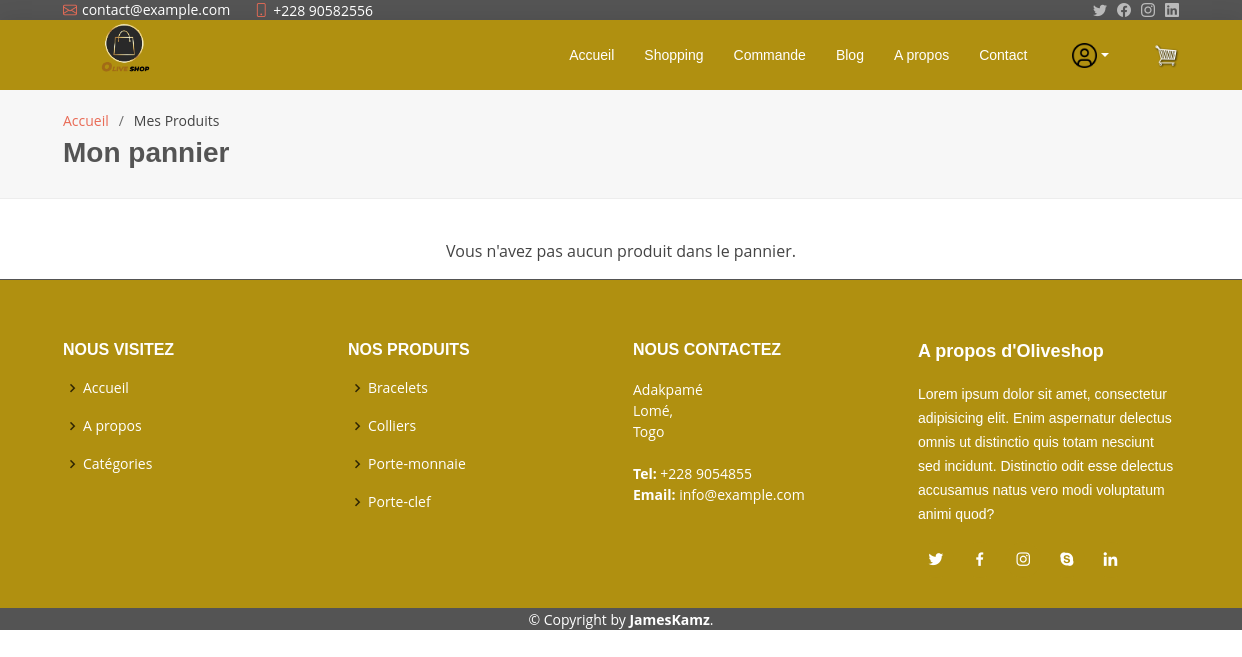
The app's page /cart/ (signed in), older data.
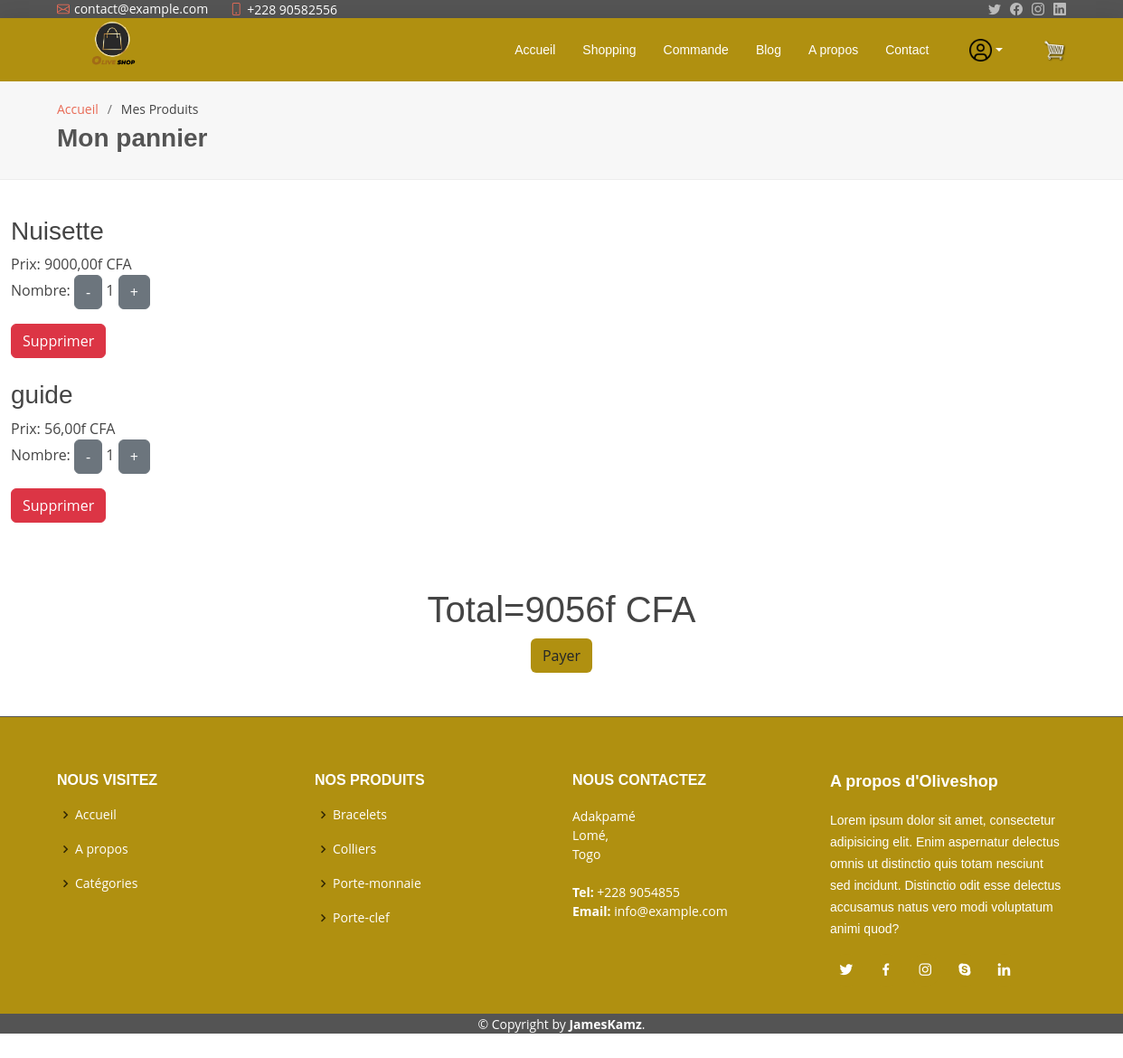
The same page, newer data.
### home/models.py (models this page shows, shortened)
class Product(models.Model):
    date_created=models.DateTimeField(auto_now_add=True)
    date_updated=models.DateTimeField(auto_now=True)
    active=models.BooleanField(default=True)
    name=models.CharField(max_length=100)
    description=models.TextField(blank=True, null=True)
    cover_image=models.ImageField(upload_to='')
    price=models.DecimalField(max_digits=9, decimal_places=2)
    number=models.PositiveIntegerField(default=1)
    category=models.ForeignKey(Category, on_delete=models.CASCADE )

### home/views.py (the view)
# urls.py: path('cart/', views.view_cart, name='view_cart'),
@login_required(login_url='login')
def view_cart(request):
    try:
        cart = request.user.cart
        cart_products = cart.get_products()
        cart_total = cart_products.aggregate(total_price=models.Sum('price'))['total_price']
        activate_page = 'view_cart'
        context = {
        'cart_products': cart_products,
        'cart_total': cart_total,
        'activate_page': activate_page
    }
    except Cart.DoesNotExist:
        cart_products = []
        context = {
            'cart_products': cart_products,
            'activate_page': 'view_cart',
            'message': 'Your cart is empty.'
        }
    return render(request, 'cart.html', context)

### home/models.py (called while the page is built)
    def get_products(self):
        return self.products.all()

### templates/cart.html (shortened to what this page needs)
{% extends 'base.html' %}
{% block content %}
<head>
  </head>
<section id="breadcrumbs" class="breadcrumbs">
    <div class="container">
      <ol>
        <li><a href="{% url 'home' %}">Accueil</a></li>
        <li>Mes Produits</li>
      </ol>
      <h2>Mon pannier</h2>
    </div>
</section>
    {% for product in cart_products %}
    <div class="container-fluid">
        <div class="row">
            <h3>{{ product.name }} {{current}}</h3>
            <p>Prix: {{ product.price }}f CFA<br> Nombre:  <a><button class="btn btn-secondary">-</button></a> {{product.number}} <a><button class="btn btn-secondary">+</button></a></p>
            <a href="/remove_item_to_cart/{{product.id}}"><button class="btn btn-danger">Supprimer</button></a>
        </div>
        <br>
    </div>
    {% empty %}
       <div class="text-center">
        <p>Vous n'avez pas aucun produit dans le pannier.</p>
       </div>
    {% endfor %}
    {% if cart_total %}
        <br>
        <br>
    <div class="row text-center">
        <h1>Total={{ cart_total }}f CFA</h1>
        <a href="#"><button class="btn" style="background-color:#B09010">Payer</button></a>
    </div>
    <br>
    <br>
    {% endif %}
{% endblock %}

Row changes from the older to the newer data that the page shows:
now on this page (row unchanged): Product: name "Nuisette", price "9000,00", number "1"
added Product: name "guide", price "56,00", number "1"
Text that changed along with them:
{{ cart_total }}: (not shown) → "9056"
text no longer shown: "Vous n'avez pas aucun produit dans le pannier."
text now shown: "Total= f CFA Payer"
